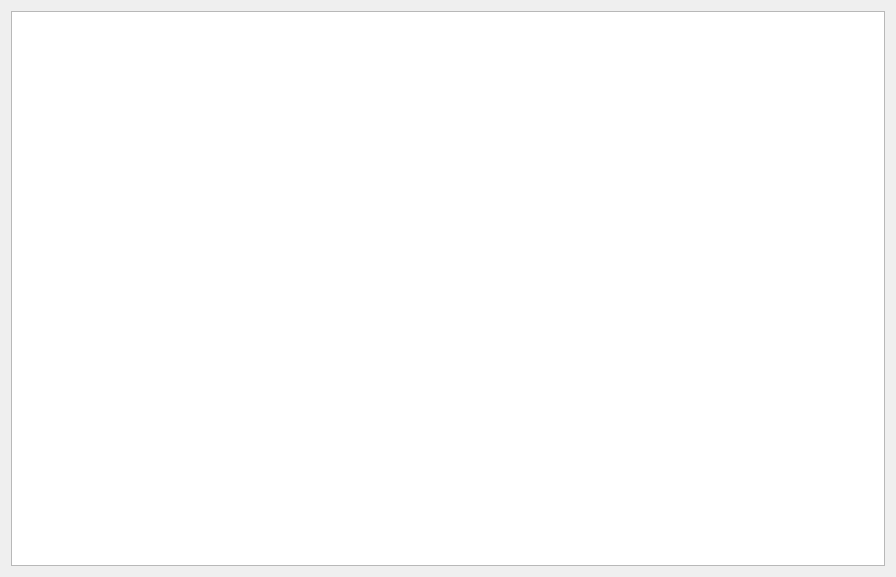
<?xml version="1.0" encoding="UTF-8"?>
<ui version="4.0">
 <class>GridEditor</class>
 <widget class="QDialog" name="GridEditor">
  <property name="geometry">
   <rect>
    <x>0</x>
    <y>0</y>
    <width>896</width>
    <height>577</height>
   </rect>
  </property>
  <property name="windowTitle">
   <string>Dialog</string>
  </property>
  <layout class="QFormLayout" name="formLayout">
   <item row="0" column="0" colspan="2">
    <layout class="QHBoxLayout" name="horizontalLayout_2">
     <item>
      <widget class="QTableView" name="tableView"/>
     </item>
     <item>
      <layout class="QVBoxLayout" name="SelectableLayout"/>
     </item>
    </layout>
   </item>
  </layout>
 </widget>
 <resources/>
 <connections/>
</ui>
